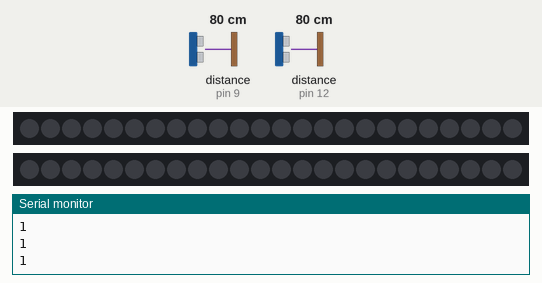
A sketch run on a simulated Arduino Uno, built with avr-gcc and run on an emulated ATmega328P. Parts: 2 × 24 RGB LEDs in strip order, left to right, the last lines printed to the serial monitor. Inputs (shaded band) come from the test bench; at power-on: distance to the obstacle (sensors on pin 9, pin 12) 80 cm. The echo pulse lasts 58.3 µs per cm; random numbers use the default seed unless the sketch sets one.

Above: at 1.2 s.
1.3 s: distance to the obstacle (sensor on pin 9) set to 2 cm
4.3 s: distance to the obstacle (sensor on pin 12) set to 2 cm
At 6.1 s:
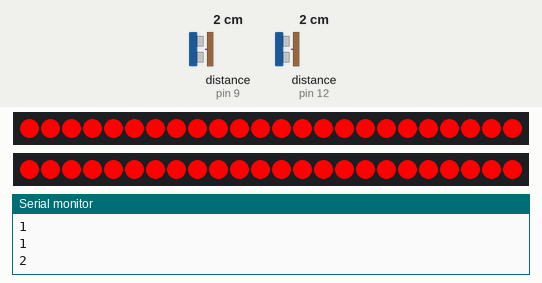
6.2 s: distance to the obstacle (sensor on pin 9) set to 9 cm
9.0 s: distance to the obstacle (sensor on pin 9) set to 12 cm
At 9.33 s:
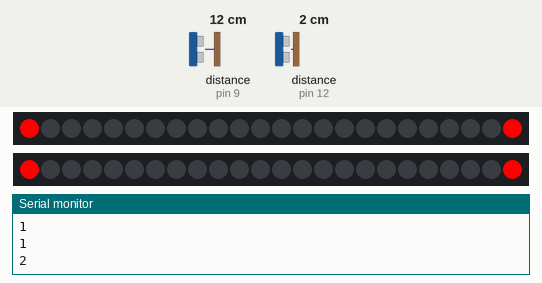
10.5 s: distance to the obstacle (sensor on pin 12) set to 9 cm
At 11.87 s:
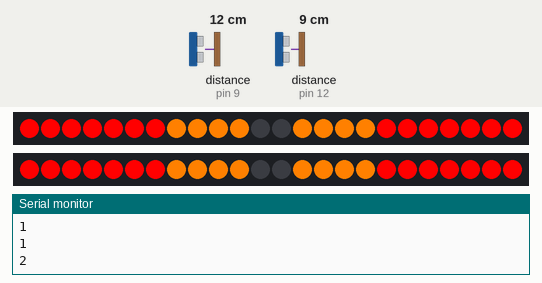
12.7 s: distance to the obstacle (sensor on pin 12) set to 18 cm
At 14.4 s:
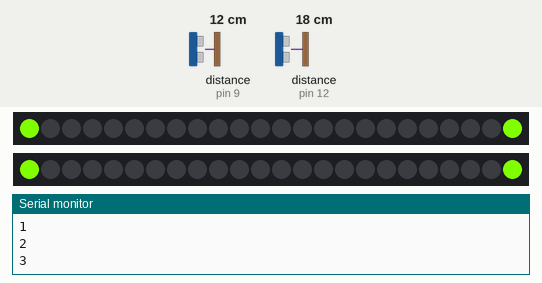
Timing chart, 0 to 15.9 s (numbered marks = the images above; inputs shaded):
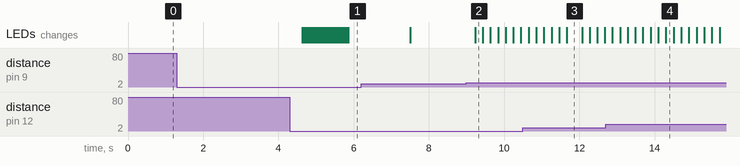

The sketch:

flowlight.ino
```cpp
#include <Adafruit_NeoPixel.h>
#include <NewPing.h>

// NeoPixel Bottom
#define PIN 5
#define NUM_LEDS 24 //Number of leds of the ring
Adafruit_NeoPixel strip_bottom = Adafruit_NeoPixel(NUM_LEDS, PIN, NEO_GRB + NEO_KHZ800); //NeoPixel Strip Definition

// NeoPixel TOP
#define PIN_2 6
Adafruit_NeoPixel strip_top = Adafruit_NeoPixel(NUM_LEDS, PIN_2, NEO_GRB + NEO_KHZ800); //NeoPixel Strip Definition

// Proximity sensor Color
#define TRIGGER_PIN 11
#define ECHO_PIN 12
#define MAX_DISTANCE 200

NewPing color(TRIGGER_PIN, ECHO_PIN, MAX_DISTANCE);
unsigned int distance = color.ping_cm();

// Proximity sensor Mode
#define TRIGGER_PIN_2 10
#define ECHO_PIN_2 9

NewPing mode(TRIGGER_PIN_2, ECHO_PIN_2, MAX_DISTANCE);
unsigned int movement = mode.ping_cm();


// Colors
int r[] = {255, 255, 255, 128,0,0,0,0,0,127,255,255};
int g[] = {0,128,255,255,255,255,255,128,0,0,0,0};
int b[] = {0,0,0,0,0,128,255,255,255,255,255,127};

// Current color
int pos = 0;

// Current Mode
int current_mode = 1;


// Mode 4
int snake_size = 10;
int snake_tail = 0;
int snake_head = 9;


void setup() {
  // Proximity sensor
  Serial.begin(9600);

  // NeoPixel
  strip_bottom.begin();
  strip_bottom.show();
  strip_top.begin();
  strip_top.show();

}

void loop() {

  Serial.println(current_mode);

  checkMode();

  if (current_mode == 1){ // Turned Off
    for (int i = 0; i <= NUM_LEDS-1; i++) {
        strip_bottom.setPixelColor(i, 0,0,0);
        strip_bottom.show();
        strip_top.setPixelColor(i, 0,0,0);
        strip_top.show();
     }
  }

  if (current_mode == 2){ // Circle
    if (color.ping_cm() < 60){
     for (int i = 0; i <= NUM_LEDS-1; i++) {
        pos = getColor();
        strip_bottom.setPixelColor(i, r[pos], g[pos], b[pos]);
        strip_bottom.show();
        strip_top.setPixelColor(i, r[pos], g[pos], b[pos]);
        strip_top.show();
        delay(50);
      }
    }
  }

  if (current_mode == 3){ // Flame
    if (color.ping_cm() < 60){
      int right = 0;
      int left  = 23;

      for (int i = 0; i < 12; i++){
         pos = getColor();
         strip_bottom.setPixelColor(right, r[pos], g[pos], b[pos]);
         strip_bottom.setPixelColor(left, r[pos], g[pos], b[pos]);
         strip_bottom.show();
         strip_top.setPixelColor(right, r[pos], g[pos], b[pos]);
         strip_top.setPixelColor(left, r[pos], g[pos], b[pos]);
         strip_top.show();
         right ++;
         left --;
         delay(200);
      }

       for (int i = 0; i < 13; i++){
         strip_bottom.setPixelColor(right, 0, 0, 0);
         strip_bottom.setPixelColor(left, 0, 0, 0);
         strip_bottom.show();
         strip_top.setPixelColor(right, 0, 0, 0);
         strip_top.setPixelColor(left, 0, 0, 0);
         strip_top.show();
         right --;
         left ++;
         delay(200);
      }
    }
  }

  if (current_mode == 4){ // Random
      if (color.ping_cm() < 60){
       for (int i = 0; i <= NUM_LEDS-1; i++) {
          pos = getColor();
          strip_bottom.setPixelColor(random(0, 23), r[pos], g[pos], b[pos]);
          strip_bottom.show();
          pos = getColor();
          strip_top.setPixelColor(random(0, 23), r[pos], g[pos], b[pos]);
          strip_top.show();
          delay(1000);

          if( (mode.ping_cm() <= 10) && (mode.ping_cm() > 0)){
            break;
          }
        }
      }
    }

}

void checkMode(){

    if( (mode.ping_cm() <= 10) && (mode.ping_cm() > 0)){
      delay(1500);
      if( (mode.ping_cm() <= 10) && (mode.ping_cm() > 0)){
        current_mode++;
        if (current_mode > 5){
          current_mode = 1;
        }

        for(int i = 0; i< 10; i++){
          for ( int j = 0; j< NUM_LEDS-1; j++){
            strip_bottom.setPixelColor(j, 75,0,130);
            strip_bottom.show();
            strip_top.setPixelColor(j, 75,0,130);
            strip_top.show();
          }
           for ( int j = 0; j< NUM_LEDS-1; j++){
            strip_bottom.setPixelColor(j, 0,0,0);
            strip_bottom.show();
            strip_top.setPixelColor(j, 0,0,0);
            strip_top.show();
          }
          delay(80);
        }
      }
    }
  }

int getColor(){
  distance = color.ping_cm(); // Get distance
  int new_color = pos;
  if (distance <= 60){ // If there's no hand, keep same color
    if      (distance > 0 && distance < 6)   { new_color = 0; }
    else if (distance >= 6 && distance < 12)  { new_color = 1; }
    else if (distance >= 12 && distance < 18) { new_color = 2; }
    else if (distance >= 18 && distance < 24) { new_color = 3; }
    else if (distance >= 24 && distance < 30) { new_color = 4; }
    else if (distance >= 30 && distance < 36) { new_color = 5; }
    else if (distance >= 36 && distance < 42) { new_color = 6; }
    else if (distance >= 42 && distance < 48) { new_color = 7; }
    else if (distance >= 48 && distance < 54) { new_color = 8; }
    else                                      { /*Nothing */ }
  }
  return new_color;
}
```

Measured:
- the behaviour switches between 10 and 11 cm on distance to the obstacle (sensor on pin 9) (found by bisection; images 1 and 2)
- what the display in image 3 shows lasts 0.4 s, from 11.7 s to 12.1 s
